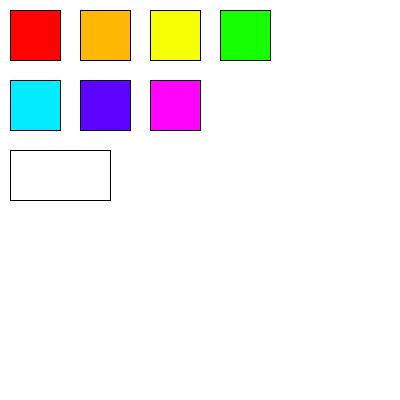
Frame 1 (no input)
Frame 60 (the mouse pressed at the canvas centre just before this capture): identical to frame 1, image omitted
Frame 120 (the mouse held since frame 60 and released just before this capture): identical to frame 1, image omitted

The Processing sketch that drew this single still picture (run headless with seeded random() and noise(); from frame 60 on, the mouse is pressed at the canvas centre):

// Processing sketch: farvetFirkanter
// ── farvetFirkanter.pde
void setup(){
  size(400,400);
  
}
void draw(){
  
  background(255);
  
  fill(255,3,3);
  square(10,10,50);
  fill(255,184,3);
  square(80,10,50);
  fill(246,255,3);
  square(150,10,50);
  fill(22,255,3);
  square(220,10,50);
  fill(3,236,255);
  square(10,80,50);
  fill(94,3,255);
  square(80,80,50);
  fill(255,3,251);
  square(150,80,50);
  
  fill(255);
  rect(10,150,100,50);
  if(mouseX>=10 && mouseX<=60 && mouseY>=10 && mouseY<=60){
  fill(255,3,3);
  rect(10,150,100,50);
  }
  else if(mouseX>=80 && mouseX<=130 && mouseY>=10 && mouseY<=60){
  fill(255,184,3);
  rect(10,150,100,50);
  }
  else if (mouseX>=150 && mouseX<=200 && mouseY>=10 && mouseY<=60){
    fill(246,255,3);
    rect(10,150,100,50);
  }
  else if (mouseX>=220 && mouseX<=270 && mouseY>=10 && mouseY<=60){
    fill(22,255,3);
    rect(10,150,100,50);
  }
   else if (mouseX>=10 && mouseX<=60 && mouseY>=80 && mouseY<=130){
    fill(3,236,255);
    rect(10,150,100,50);
  }
  else if (mouseX>=80 && mouseX<=130 && mouseY>=80 && mouseY<=130){
    fill(94,3,255);
    rect(10,150,100,50);
  }
  else if (mouseX>=150 && mouseX<=200 && mouseY>=80 && mouseY<=130){
    fill(255,3,251);
    rect(10,150,100,50);
  }
  
  
  }
